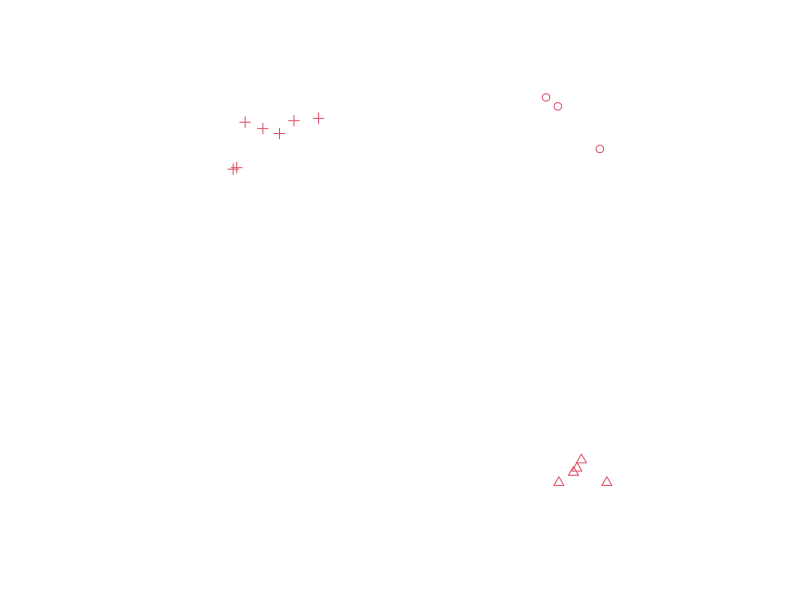
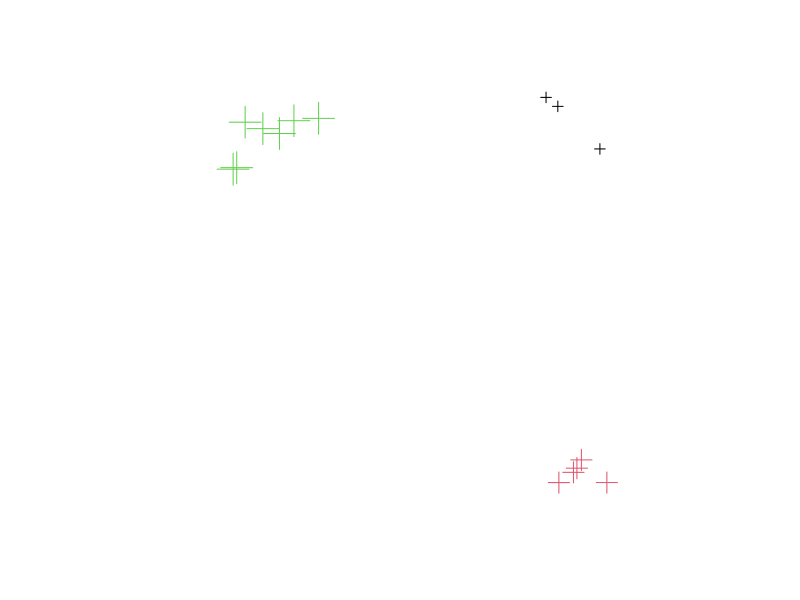

Here is the R script that generated these plots, in order: (Note: this script raises an error after producing the figures.)
set.seed(1331)
cl1 = cbind(rnorm(3, 10), rnorm(3, 10))
cl2 = cbind(rnorm(5, 10), rnorm(5,  0))
cl3 = cbind(rnorm(7,  0), rnorm(7, 10))

library(sp)
mp = SpatialMultiPoints(list(cl1, cl2, cl3))
plot(mp, col = 2, cex = 1, pch = 1:3)
mp
mp[1:2]
as(mp, "SpatialPoints")

print(mp, asWKT=TRUE, digits=3)

mpdf = SpatialMultiPointsDataFrame(list(cl1, cl2, cl3), data.frame(a = 1:3))
mpdf
print(mpdf, asWKT=TRUE, digits=3)

plot(mpdf, col = mpdf$a, cex = 1:3)
as(mpdf, "data.frame")
mpdf[1:2,]
as(mpdf, "SpatialPointsDataFrame")

# aggregate SpatialPointsDataFrame to SpatialMultiPointsDataFrame:
demo(meuse, ask = FALSE, echo = FALSE)
a = aggregate(meuse[c("zinc", "lead")], list(meuse$ffreq))
spplot(a[c("zinc", "lead")])
